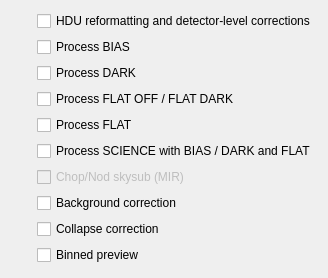
      <widget class="QWidget" name="processingTabWidgetPage2">
       <attribute name="title">
        <string>Calibration tasks</string>
       </attribute>
       <layout class="QGridLayout" name="gridLayout_3">
        <item row="8" column="1">
         <widget class="QCheckBox" name="applyCollapseCheckBox">
          <property name="sizePolicy">
           <sizepolicy hsizetype="Minimum" vsizetype="Fixed">
            <horstretch>0</horstretch>
            <verstretch>0</verstretch>
           </sizepolicy>
          </property>
          <property name="focusPolicy">
           <enum>Qt::ClickFocus</enum>
          </property>
          <property name="statusTip">
           <string>Applies an average row/column correction to remove linear gradients.</string>
          </property>
          <property name="text">
           <string>Collapse correction</string>
          </property>
         </widget>
        </item>
        <item row="9" column="0">
         <widget class="QToolButton" name="binnedPreviewConfigureToolButton">
          <property name="minimumSize">
           <size>
            <width>20</width>
            <height>20</height>
           </size>
          </property>
          <property name="maximumSize">
           <size>
            <width>20</width>
            <height>20</height>
           </size>
          </property>
          <property name="focusPolicy">
           <enum>Qt::ClickFocus</enum>
          </property>
          <property name="text">
           <string/>
          </property>
          <property name="icon">
           <iconset>
            <normaloff>images/key.png</normaloff>images/key.png</iconset>
          </property>
          <property name="iconSize">
           <size>
            <width>40</width>
            <height>40</height>
           </size>
          </property>
          <property name="autoRaise">
           <bool>true</bool>
          </property>
         </widget>
        </item>
        <item row="9" column="1">
         <widget class="QCheckBox" name="applyBinnedpreviewCheckBox">
          <property name="sizePolicy">
           <sizepolicy hsizetype="Minimum" vsizetype="Fixed">
            <horstretch>0</horstretch>
            <verstretch>0</verstretch>
           </sizepolicy>
          </property>
          <property name="focusPolicy">
           <enum>Qt::ClickFocus</enum>
          </property>
          <property name="statusTip">
           <string>Displays binned previews of the fully preprocessed data.</string>
          </property>
          <property name="text">
           <string>Binned preview</string>
          </property>
         </widget>
        </item>
        <item row="10" column="1">
         <spacer name="verticalSpacer_2">
          <property name="orientation">
           <enum>Qt::Vertical</enum>
          </property>
          <property name="sizeHint" stdset="0">
           <size>
            <width>20</width>
            <height>2</height>
           </size>
          </property>
         </spacer>
        </item>
        <item row="0" column="1">
         <widget class="QCheckBox" name="applyHDUreformatCheckBox">
          <property name="sizePolicy">
           <sizepolicy hsizetype="Minimum" vsizetype="Fixed">
            <horstretch>0</horstretch>
            <verstretch>0</verstretch>
           </sizepolicy>
          </property>
          <property name="focusPolicy">
           <enum>Qt::ClickFocus</enum>
          </property>
          <property name="statusTip">
           <string>MANDATORY: Header reformatting, splitting of multi-chip data</string>
          </property>
          <property name="autoFillBackground">
           <bool>true</bool>
          </property>
          <property name="text">
           <string>HDU reformatting and detector-level corrections</string>
          </property>
         </widget>
        </item>
        <item row="1" column="1">
         <widget class="QCheckBox" name="applyProcessbiasCheckBox">
          <property name="sizePolicy">
           <sizepolicy hsizetype="Minimum" vsizetype="Fixed">
            <horstretch>0</horstretch>
            <verstretch>0</verstretch>
           </sizepolicy>
          </property>
          <property name="focusPolicy">
           <enum>Qt::ClickFocus</enum>
          </property>
          <property name="statusTip">
           <string>Create a master BIAS</string>
          </property>
          <property name="text">
           <string>Process BIAS</string>
          </property>
         </widget>
        </item>
        <item row="2" column="0" rowspan="2">
         <widget class="QToolButton" name="calibratorConfigureToolButton">
          <property name="minimumSize">
           <size>
            <width>20</width>
            <height>20</height>
           </size>
          </property>
          <property name="maximumSize">
           <size>
            <width>20</width>
            <height>20</height>
           </size>
          </property>
          <property name="focusPolicy">
           <enum>Qt::ClickFocus</enum>
          </property>
          <property name="text">
           <string/>
          </property>
          <property name="icon">
           <iconset>
            <normaloff>images/key.png</normaloff>images/key.png</iconset>
          </property>
          <property name="iconSize">
           <size>
            <width>40</width>
            <height>40</height>
           </size>
          </property>
          <property name="autoRaise">
           <bool>true</bool>
          </property>
         </widget>
        </item>
        <item row="0" column="0">
         <widget class="QToolButton" name="HDUreformatConfigureToolButton">
          <property name="minimumSize">
           <size>
            <width>20</width>
            <height>20</height>
           </size>
          </property>
          <property name="maximumSize">
           <size>
            <width>20</width>
            <height>20</height>
           </size>
          </property>
          <property name="focusPolicy">
           <enum>Qt::ClickFocus</enum>
          </property>
          <property name="text">
           <string/>
          </property>
          <property name="icon">
           <iconset>
            <normaloff>images/key.png</normaloff>images/key.png</iconset>
          </property>
          <property name="iconSize">
           <size>
            <width>40</width>
            <height>40</height>
           </size>
          </property>
          <property name="autoRaise">
           <bool>true</bool>
          </property>
         </widget>
        </item>
        <item row="2" column="1">
         <widget class="QCheckBox" name="applyProcessdarkCheckBox">
          <property name="sizePolicy">
           <sizepolicy hsizetype="Minimum" vsizetype="Fixed">
            <horstretch>0</horstretch>
            <verstretch>0</verstretch>
           </sizepolicy>
          </property>
          <property name="focusPolicy">
           <enum>Qt::ClickFocus</enum>
          </property>
          <property name="statusTip">
           <string>Create a master DARK</string>
          </property>
          <property name="text">
           <string>Process DARK</string>
          </property>
         </widget>
        </item>
        <item row="3" column="1">
         <widget class="QCheckBox" name="applyProcessflatoffCheckBox">
          <property name="sizePolicy">
           <sizepolicy hsizetype="Minimum" vsizetype="Fixed">
            <horstretch>0</horstretch>
            <verstretch>0</verstretch>
           </sizepolicy>
          </property>
          <property name="focusPolicy">
           <enum>Qt::ClickFocus</enum>
          </property>
          <property name="statusTip">
           <string>Create a master dark flat or flat dark</string>
          </property>
          <property name="text">
           <string>Process FLAT OFF / FLAT DARK</string>
          </property>
         </widget>
        </item>
        <item row="4" column="1">
         <widget class="QCheckBox" name="applyProcessflatCheckBox">
          <property name="sizePolicy">
           <sizepolicy hsizetype="Minimum" vsizetype="Fixed">
            <horstretch>0</horstretch>
            <verstretch>0</verstretch>
           </sizepolicy>
          </property>
          <property name="focusPolicy">
           <enum>Qt::ClickFocus</enum>
          </property>
          <property name="statusTip">
           <string>Create the master FLAT</string>
          </property>
          <property name="text">
           <string>Process FLAT</string>
          </property>
         </widget>
        </item>
        <item row="5" column="1">
         <widget class="QCheckBox" name="applyProcessscienceCheckBox">
          <property name="sizePolicy">
           <sizepolicy hsizetype="Minimum" vsizetype="Fixed">
            <horstretch>0</horstretch>
            <verstretch>0</verstretch>
           </sizepolicy>
          </property>
          <property name="focusPolicy">
           <enum>Qt::ClickFocus</enum>
          </property>
          <property name="statusTip">
           <string>Apply master BIAS / DARK / FLAT</string>
          </property>
          <property name="autoFillBackground">
           <bool>true</bool>
          </property>
          <property name="text">
           <string>Process SCIENCE with BIAS / DARK and FLAT</string>
          </property>
         </widget>
        </item>
        <item row="6" column="0">
         <widget class="QToolButton" name="chopnodConfigureToolButton">
          <property name="enabled">
           <bool>false</bool>
          </property>
          <property name="minimumSize">
           <size>
            <width>20</width>
            <height>20</height>
           </size>
          </property>
          <property name="maximumSize">
           <size>
            <width>20</width>
            <height>20</height>
           </size>
          </property>
          <property name="focusPolicy">
           <enum>Qt::ClickFocus</enum>
          </property>
          <property name="text">
           <string/>
          </property>
          <property name="icon">
           <iconset>
            <normaloff>images/key.png</normaloff>images/key.png</iconset>
          </property>
          <property name="iconSize">
           <size>
            <width>40</width>
            <height>40</height>
           </size>
          </property>
          <property name="autoRaise">
           <bool>true</bool>
          </property>
         </widget>
        </item>
        <item row="6" column="1">
         <widget class="QCheckBox" name="applyChopnodCheckBox">
          <property name="enabled">
           <bool>false</bool>
          </property>
          <property name="sizePolicy">
           <sizepolicy hsizetype="Minimum" vsizetype="Fixed">
            <horstretch>0</horstretch>
            <verstretch>0</verstretch>
           </sizepolicy>
          </property>
          <property name="focusPolicy">
           <enum>Qt::ClickFocus</enum>
          </property>
          <property name="statusTip">
           <string>Performs standard chop-nod sky subtraction for mid-infrared data</string>
          </property>
          <property name="text">
           <string>Chop/Nod skysub (MIR)</string>
          </property>
         </widget>
        </item>
        <item row="7" column="0">
         <widget class="QToolButton" name="BACconfigureToolButton">
          <property name="minimumSize">
           <size>
            <width>20</width>
            <height>20</height>
           </size>
          </property>
          <property name="maximumSize">
           <size>
            <width>20</width>
            <height>20</height>
           </size>
          </property>
          <property name="focusPolicy">
           <enum>Qt::ClickFocus</enum>
          </property>
          <property name="text">
           <string/>
          </property>
          <property name="icon">
           <iconset>
            <normaloff>images/key.png</normaloff>images/key.png</iconset>
          </property>
          <property name="iconSize">
           <size>
            <width>40</width>
            <height>40</height>
           </size>
          </property>
          <property name="autoRaise">
           <bool>true</bool>
          </property>
         </widget>
        </item>
        <item row="7" column="1">
         <widget class="QCheckBox" name="applyBackgroundCheckBox">
          <property name="sizePolicy">
           <sizepolicy hsizetype="Minimum" vsizetype="Fixed">
            <horstretch>0</horstretch>
            <verstretch>0</verstretch>
           </sizepolicy>
          </property>
          <property name="focusPolicy">
           <enum>Qt::ClickFocus</enum>
          </property>
          <property name="statusTip">
           <string>Performs static or dynamic background modeling.</string>
          </property>
          <property name="text">
           <string>Background correction</string>
          </property>
         </widget>
        </item>
        <item row="8" column="0">
         <widget class="QToolButton" name="COCconfigureToolButton">
          <property name="minimumSize">
           <size>
            <width>20</width>
            <height>20</height>
           </size>
          </property>
          <property name="maximumSize">
           <size>
            <width>20</width>
            <height>20</height>
           </size>
          </property>
          <property name="focusPolicy">
           <enum>Qt::ClickFocus</enum>
          </property>
          <property name="text">
           <string/>
          </property>
          <property name="icon">
           <iconset>
            <normaloff>images/key.png</normaloff>images/key.png</iconset>
          </property>
          <property name="iconSize">
           <size>
            <width>40</width>
            <height>40</height>
           </size>
          </property>
          <property name="autoRaise">
           <bool>true</bool>
          </property>
         </widget>
        </item>
       </layout>
      </widget>
